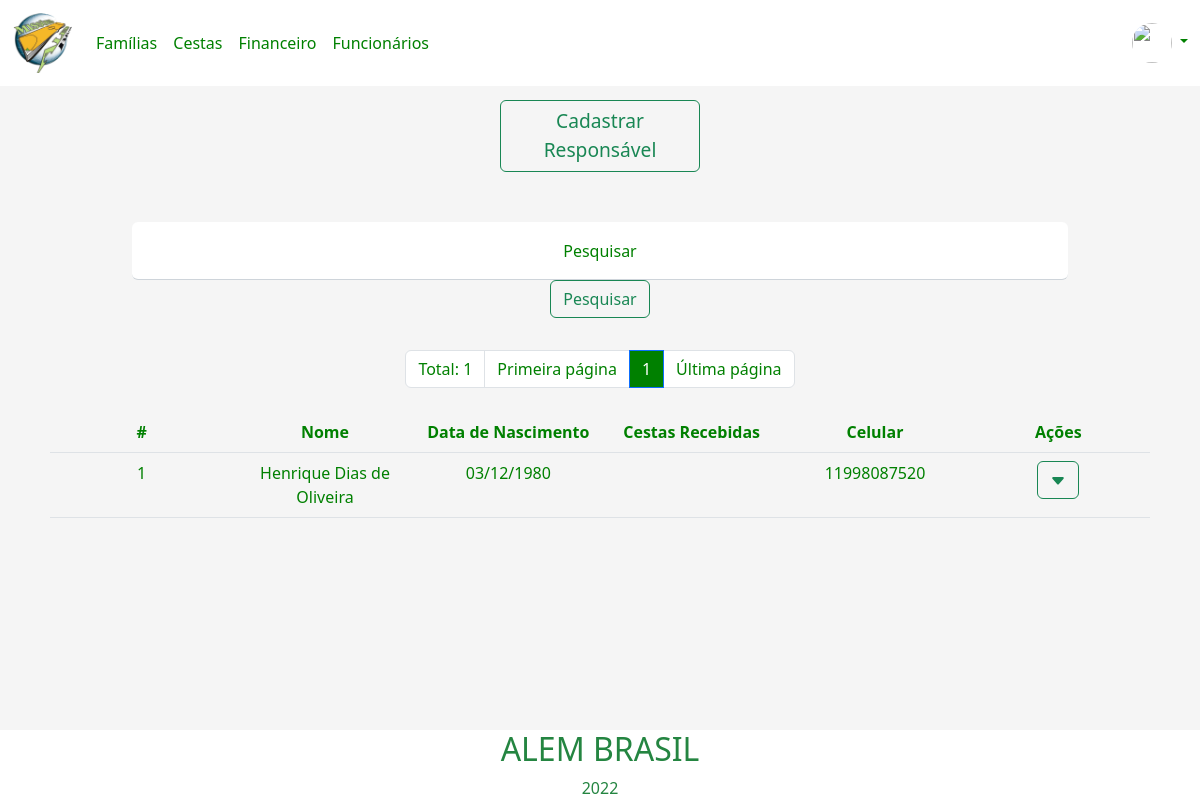
Page /pages/responsavelFamilia/pesquisarResponsavel.php?pesquisarResponsavel=Henrique Dias de Oliveira (signed in) on the committed database.
### tables this page shows
create table responsavel_familia(
id_responsavel int(4) primary key not null auto_increment,
cpf_responsavel int (11) not null,
cep_responsavel char (8),
contato_responsavel int (4),
nome_responsavel varchar(90) not null,
data_nascimento_responsavel date,
complemento_responsavel varchar(40),
num_responsavel int(5),
data_atendimento_responsavel date,
sexo_responsavel char(1),
foreign key(contato_responsavel) references contato(id_contato)
);

create table contato(
    id_contato int(4) primary key not null auto_increment,
    telefone char(10),
    celular char(11),
    email varchar(90)
);

### pages/responsavelFamilia/pesquisarResponsavel.php (the view, shortened to what this page needs)
<?php
    $logado = $_SESSION['idUsuario'];
    $banco = new conexao();
    $con = $banco->getConexao();
    $sql = "select imagem_usuario from usuario where id_usuario = '$logado'";
    $result = $con->query($sql);
    if ($result->rowCount() > 0) {
        while ($row = $result->fetch()) {
            $imagemUsuario = $row['imagem_usuario'];
        }
    }
    $quantidade = 10;
    $pagina = (isset($_GET['pagina'])) ? (int)$_GET['pagina'] : 1;
    $inicio = ($quantidade * $pagina) - $quantidade;
    if(!isset($_GET['pesquisarResponsavel'])){
        header("Location: responsavelFamilia.php");
    }else{
        $valor_pesquisarResponsavel = $_GET['pesquisarResponsavel'];
    }
?>
<!DOCTYPE html>
<html lang="pt-br">
<head>
    <link href="https://cdn.jsdelivr.net/npm/bootstrap@5.2.0-beta1/dist/css/bootstrap.min.css" rel="stylesheet"
>
</head>
<header>
    <nav class="navbar navbar-expand-lg headerNavBar">
        <div class="container-fluid">
            <a class="navbar-brand" href="../home.php"><img src='../../imgs/logo2.png' width="60"></a>
            <div class="collapse navbar-collapse navBarLinks" id="navbarSupportedContent">
                <ul class="navbar-nav me-auto mb-2 mb-lg-0">
                    <li class="nav-item">
                        <a class="nav-link " href="../responsavelFamilia/responsavelFamilia.php">Famílias</a>
                    </li>
                    <li class="nav-item">
                        <a class="nav-link" href="../cestas/cestas.php">Cestas</a>
                    </li>
                    <li class="nav-item">
                        <a class="nav-link" href="../financeiro/financeiro.php">Financeiro</a>
                    </li>
                    <li class="nav-item">
                        <a class="nav-link" href="../funcionarios/funcionarios.php">Funcionários</a>
                    </li>
                </ul>
                <li class="nav-item dropdown dropDownMenu">
                    <a class="nav-link dropdown-toggle" href="#" id="navbarDropdown" role="button"
                        data-bs-toggle="dropdown" aria-expanded="false">
                        <?php echo '<img src="data:../imgs/conta;base64,' . base64_encode($imagemUsuario) . '" style="border-radius:50px;width: 40px; height: 40px;">' ?>
                    </a>
                </li>
            </div>
        </div>
    </nav>
</header>
<body>
    <div class="container-fluid">
        <div class="row">
            <div class="col m-auto">
                <div id="modalCadastro">
                    <button type="button" class="btn btn-outline-success buttonCadastro" data-bs-toggle="modal"
                        data-bs-target="#exampleModal">Cadastrar
                        <br> Responsável</button>
                </div>
            </div>
        </div>
    </div>
    <form action="pesquisarResponsavel.php" method="get">
        <div class="container justify-content-center barraPesquisa">
                <div class="form-floating">
                    <input class="form-control inputGeral" type="search" name="pesquisarResponsavel"
                    placeholder="Pesquisar">
                    <label class="labelCadastro">Pesquisar</label>
                </div>
                <button type="submit" class="btn btn-outline-success">Pesquisar</button>
        </div>
    </form>
    <ul class="pagination justify-content-center navPaginacao">
        <?php
        $con = mysqli_connect("localhost", "root", "", "ong");
        $sqlTotal = "SELECT id_responsavel FROM responsavel_familia
        WHERE responsavel_familia.nome_responsavel LIKE '%$valor_pesquisarResponsavel%'";
        $qrTotal = mysqli_query($con, $sqlTotal) or die(mysqli_error($con));
        $numTotal = mysqli_num_rows($qrTotal);
        $totalPagina = ceil($numTotal / $quantidade);
        ?>
        <li class="page-item"><span class="page-link"><?php echo "Total: " . $numTotal ?></span></li>
        <li class="page-item"><a class="page-link" href="?menuop=pesquisarResponsavel&pagina=1&pesquisarResponsavel=<?php echo $valor_pesquisarResponsavel; ?>">Primeira página</a></li>
        <?php
        for ($i = 1; $i <= $totalPagina; $i++) {
            if ($i >= ($pagina - 5) && $i <= ($pagina + 5)) {
                if ($i == $pagina) {
            ?>
        <li class="page-item"><span class="page-link active"><?php echo $i ?></span></li>
        <?php
                } else {
                ?>
        <li class="page-item"><a class="page-link" href="?menuop=pesquisarResponsavel&pagina= <?php echo $i ?>
        &pesquisarResponsavel=<?php echo $valor_pesquisarResponsavel; ?>">
                <?php echo $i ?> </a></li>
        <?php
                }
            }
        }
            ?>
        <?php
        if ($totalPagina > 0) {
        ?>
        <li class="page-item"><a class="page-link"
                href="?menuop=pesquisarResponsavel&pagina=<?php echo $totalPagina ?>
                &pesquisarResponsavel=<?php echo $valor_pesquisarResponsavel; ?>">Última página</a></li>
        <?php
        } else if ($totalPagina = 0) {
        ?>
        <li class="page-item"><a class="page-link" href="">Última
                página</a></li>
        <?php
        }
        ?>
    </ul>
    <div class="container">
        <div class="overflow-auto">
            <div class="column">
                <div class="m-2">
                    <table class="table responsavelTable">
                        <thead>
                            <th scope="col">#</th>
                            <th scope="col">Nome</th>
                            <th scope="col">Data de Nascimento</th>
                            <th scope="col">Cestas Recebidas</th>
                            <th scope="col">Celular</th>
                            <th scope="col">Ações</th>
                        </thead>
                        <tbody>
                            <?php
                            $sql = "SELECT responsavel_familia.id_responsavel, responsavel_familia.nome_responsavel,
                                DATE_FORMAT(responsavel_familia.data_nascimento_responsavel, '%d/%m/%Y') AS dataNascimento,
                                responsavel_familia.cpf_responsavel,SUM(saidaEstoque.quantidade_saidaEstoque) AS quantidadeCesta,
                                contato.celular FROM responsavel_familia
                                LEFT JOIN contato ON responsavel_familia.id_responsavel = contato.Id_contato
                                LEFT JOIN saidaEstoque ON saidaEstoque.responsavel_saidaEstoque =  responsavel_familia.id_responsavel
                                WHERE responsavel_familia.nome_responsavel LIKE '%$valor_pesquisarResponsavel%'
                                GROUP BY id_responsavel
                                LIMIT $inicio, $quantidade";
                            $banco = new conexao();
                            $con = $banco->getConexao();
                            $resultados_responsavel = $con->query($sql);
                            while ($row = $resultados_responsavel->fetch()) {
                            ?>
                            <tr class="resultadosDaTabela">
                                <td>
                                    <span
                                        id="id<?php echo $row['id_responsavel']; ?>"><?php echo $row['id_responsavel']; ?>
                                    </span>
                                </td>
                                <td>
                                    <span
                                        id="nome<?php echo $row['id_responsavel']; ?>"><?php echo $row['nome_responsavel']; ?>
                                    </span>
                                </td>
                                <td>
                                    <span
                                        id="data_nascimento<?php echo $row['id_responsavel']; ?>"><?php echo $row['dataNascimento']; ?>
                                    </span>
                                </td>
                                <td>
                                </td>
                                <td>
                                    <span
                                        id="celular<?php echo $row['id_responsavel']; ?>"><?php echo $row['celular']; ?>
                                    </span>
                                </td>
                                <td>
                                    <div class="dropdown">
                                        <button class="btn btn-outline-success" type="button" id="dropdownMenuButton1"
                                            data-bs-toggle="dropdown" aria-expanded="false">
                                            <svg xmlns="http://www.w3.org/2000/svg" width="16" height="16"
                                                fill="currentColor" class="bi bi-caret-down-fill" viewBox="0 0 16 16">
                                                <path
                                                    d="M7.247 11.14 2.451 5.658C1.885 5.013 2.345 4 3.204 4h9.592a1 1 0 0 1 .753 1.659l-4.796 5.48a1 1 0 0 1-1.506 0z" />
                                            </svg>
                                        </button>
                                    </div>
                                </td>
                            </tr>
                            <?php
                            }
                            ?>
                        </tbody>
                    </table>
                </div>
            </div>
        </div>
    </div>
<div class="containerFooter">
        <?php include('../footer.php'); ?>
    </div>
</body>
</html>

### rows in the picture
responsavel_familia: id_responsavel "1", nome_responsavel "Henrique Dias de Oliveira", dataNascimento "03/12/1980", contato_responsavel.celular "11998087520"

### other values in the picture
$numTotal "1"
